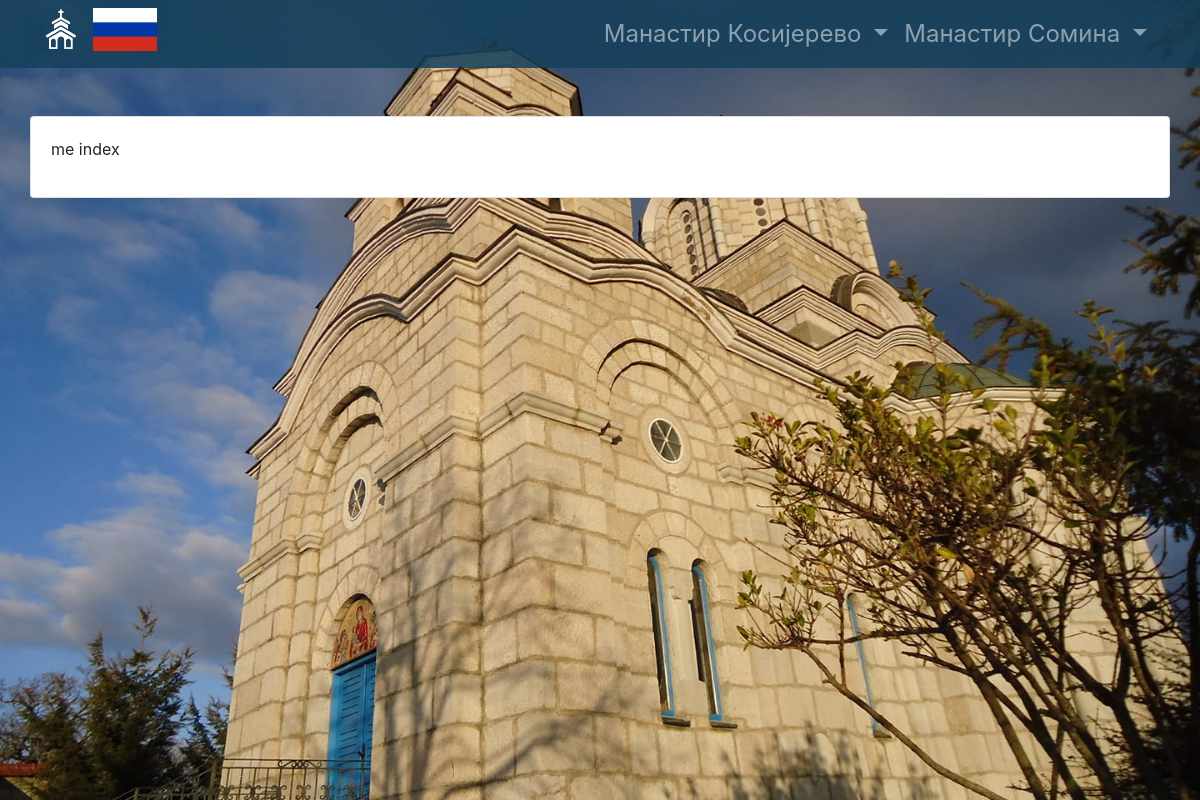
Before: / with the older database file.
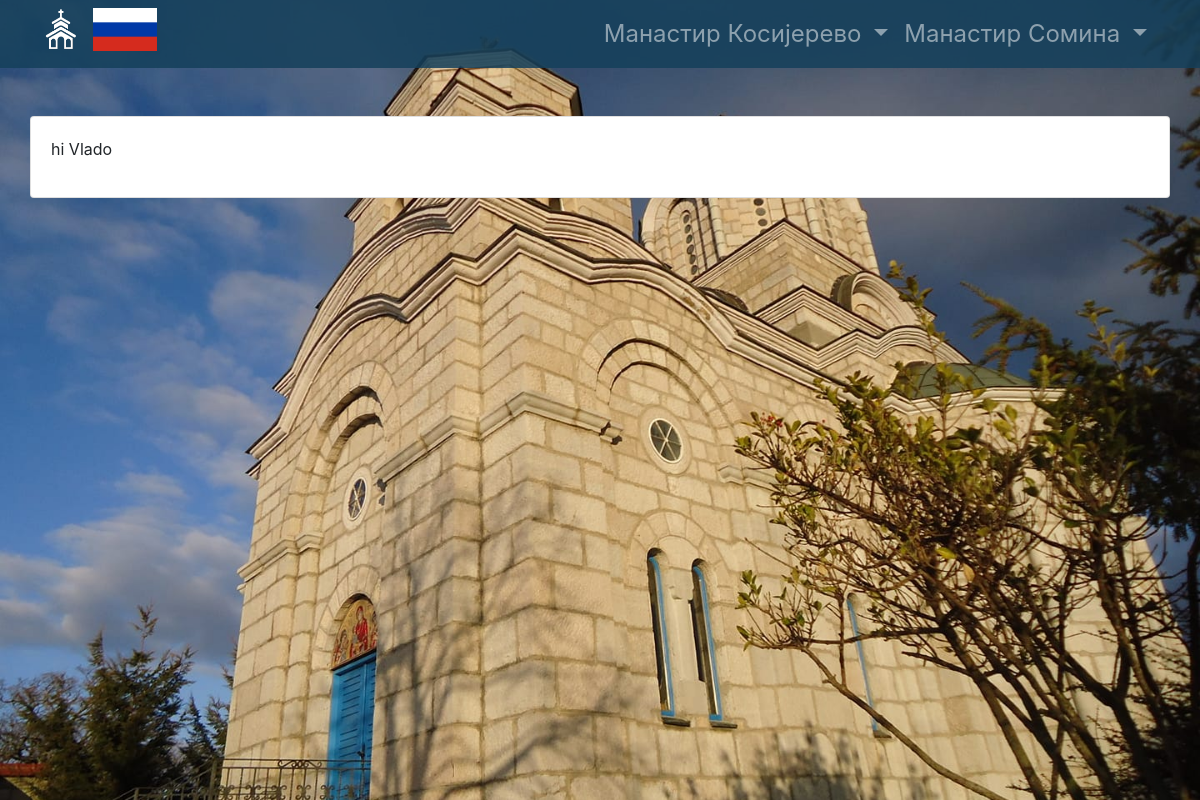
After: the same page with the newer database file.
### tables this page shows
CREATE TABLE article (
  id INTEGER PRIMARY KEY AUTOINCREMENT,
  url TEXT UNIQUE NOT NULL,
  lang TEXT NOT NULL DEFAULT 'ru',
  text TEXT DEFAULT ''
);

### vlado/routes.py (the view)
@app.route('/')
@app.route('/<string:current_lang>')
def index_handler(current_lang=None):
    if not current_lang:
        current_lang = current_app.config.get('INDEX_LANG', 'me')
    article = db.get_index_article(current_lang)
    switch_url = '/me'
    if current_lang == 'me':
        switch_url = '/ru'
    return render_template('index.html', current_lang=current_lang, article=article, switch_url=switch_url)

### vlado/db.py (called while the page is built)
def get_db():
    if "db" not in g:
        g.db = sqlite3.connect(
            current_app.config["DATABASE"], detect_types=sqlite3.PARSE_DECLTYPES
        )
        g.db.row_factory = sqlite3.Row
    return g.db

def get_index_article(lang):
    article = get_db().cursor().execute(
        'SELECT * FROM article WHERE url=:article_url',
        {
            'article_url': '/' + lang,
        }
    ).fetchone()
    return article

### vlado/templates/index.html (shortened to what the changed rows need)
<!doctype html>
<html lang="en">
<head>
    <link rel="stylesheet" href="/css/bootstrap.min.css">
    <link rel="stylesheet" href="/css/style.css">
</head>
<body>
    <main>
        {% if article['text'] %}
        <div class="container card card-body">
            {{ article['text'] | safe }}
        </div>
        {% endif %}
    </main>
</body>
</html>

Changed rows visible on the page:
changed article: text "me index" → "hi Vlado"
